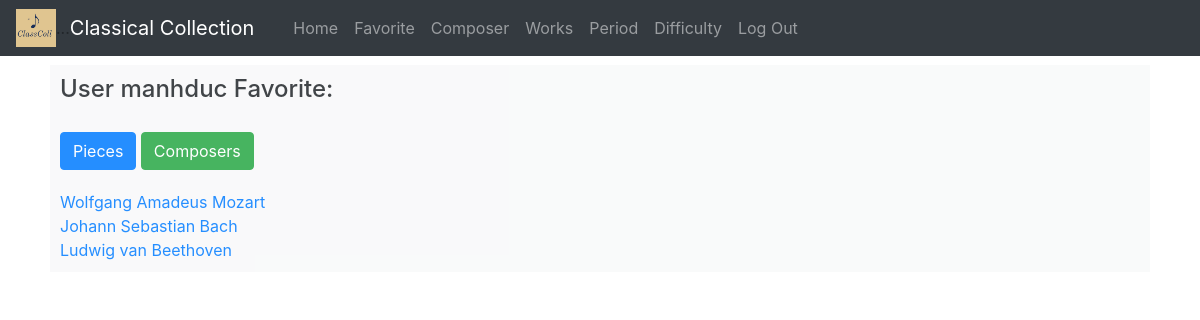
Page /favorite/ (signed in) on the committed database.
### classcoll/models.py (models this page shows, shortened)
class User(AbstractUser):
    pass

class Composer(models.Model):
    name = models.CharField(max_length=100)
    biography = models.TextField()
    image = models.URLField(blank=False)

### classcoll/views/UserFavorite.py (the view)
# urls.py: path('favorite/', UserFavorite.userFavorite, name="favorite"),
@login_required(login_url='login')
def userFavorite(request):
    user = request.user
    fav = Favorite.objects.filter(user=user).first()
    pieces = fav.pieces.all()
    composers = fav.composers.all()
    return render(request, FAVORITE_FILE, {
        'pieces': pieces,
        'composers': composers
    })

### classcoll/templates/classcoll/favorite.html (shortened to what this page needs)
{% extends 'classcoll/layout.html' %}
{% load static %}
{% block body %}
    <div class="bg-light" style="opacity: 0.85;">
        <div style="padding: 10px;">
            <h4> User {{ user.username }} Favorite: </h4>
        </div>
        <div style="padding: 10px;">
            <button id="btnPiece" class="btn btn-primary">Pieces</button>
            <button id="btnComposer" class="btn btn-success">Composers</button>
        </div>
        <div id="composer" style="padding: 10px;">
            {% for composer in composers %}
                <div>
                    <a href="{% url 'composer' composer.name%}">{{composer.name}}</a>
                </div>
            {% endfor %}
        </div>
    </div>
{% endblock %}

### rows in the picture
User: username "manhduc"
Composer: name "Wolfgang Amadeus Mozart"
Composer: name "Johann Sebastian Bach"
Composer: name "Ludwig van Beethoven"
